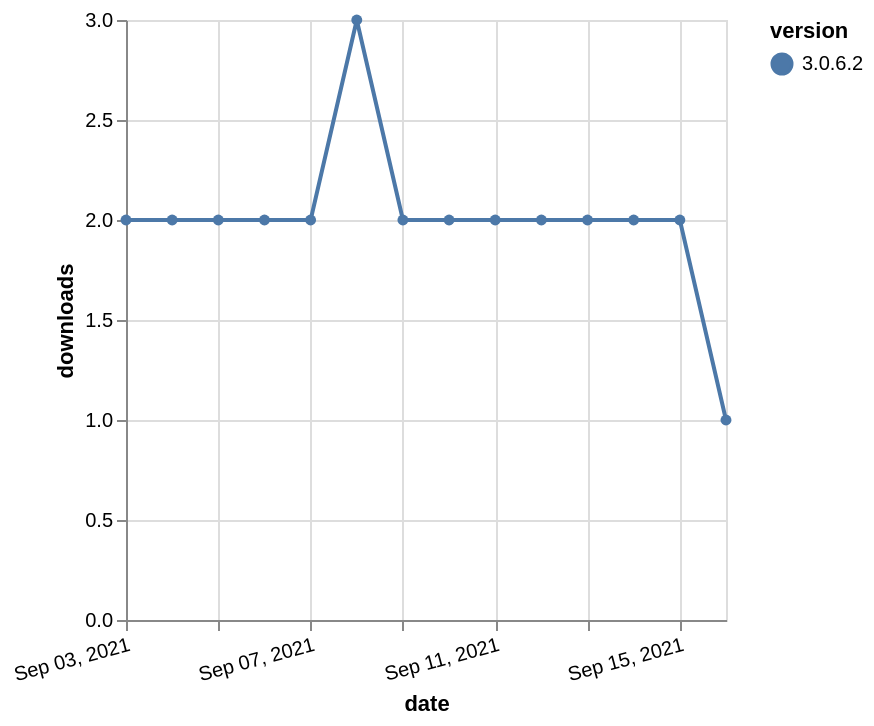

The specification (Vega-Lite) saved for this image:
### Vega-Lite specification from a JSON file in a GitHub repository (floating-point values rounded to 4 significant figures)
{"$schema": "https://vega.github.io/schema/vega-lite/v5.json", "description": "A simple bar chart with embedded data.", "data": {"values": [{"date": "2021-09-03", "total": 2556, "delta": 2, "version": "3.0.6.2"}, {"date": "2021-09-04", "total": 2558, "delta": 2, "version": "3.0.6.2"}, {"date": "2021-09-05", "total": 2560, "delta": 2, "version": "3.0.6.2"}, {"date": "2021-09-06", "total": 2562, "delta": 2, "version": "3.0.6.2"}, {"date": "2021-09-07", "total": 2564, "delta": 2, "version": "3.0.6.2"}, {"date": "2021-09-08", "total": 2567, "delta": 3, "version": "3.0.6.2"}, {"date": "2021-09-09", "total": 2569, "delta": 2, "version": "3.0.6.2"}, {"date": "2021-09-10", "total": 2571, "delta": 2, "version": "3.0.6.2"}, {"date": "2021-09-11", "total": 2573, "delta": 2, "version": "3.0.6.2"}, {"date": "2021-09-12", "total": 2575, "delta": 2, "version": "3.0.6.2"}, {"date": "2021-09-13", "total": 2577, "delta": 2, "version": "3.0.6.2"}, {"date": "2021-09-14", "total": 2579, "delta": 2, "version": "3.0.6.2"}, {"date": "2021-09-15", "total": 2581, "delta": 2, "version": "3.0.6.2"}, {"date": "2021-09-16", "total": 2582, "delta": 1, "version": "3.0.6.2"}]}, "width": "container", "mark": {"type": "line", "point": {"filled": true}}, "encoding": {"x": {"field": "date", "type": "temporal", "timeUnit": "yearmonthdate", "title": "date", "axis": {"labelAngle": -15}}, "y": {"field": "delta", "type": "quantitative", "title": "downloads"}, "color": {"field": "version", "type": "nominal"}, "tooltip": {"field": "delta"}}}
